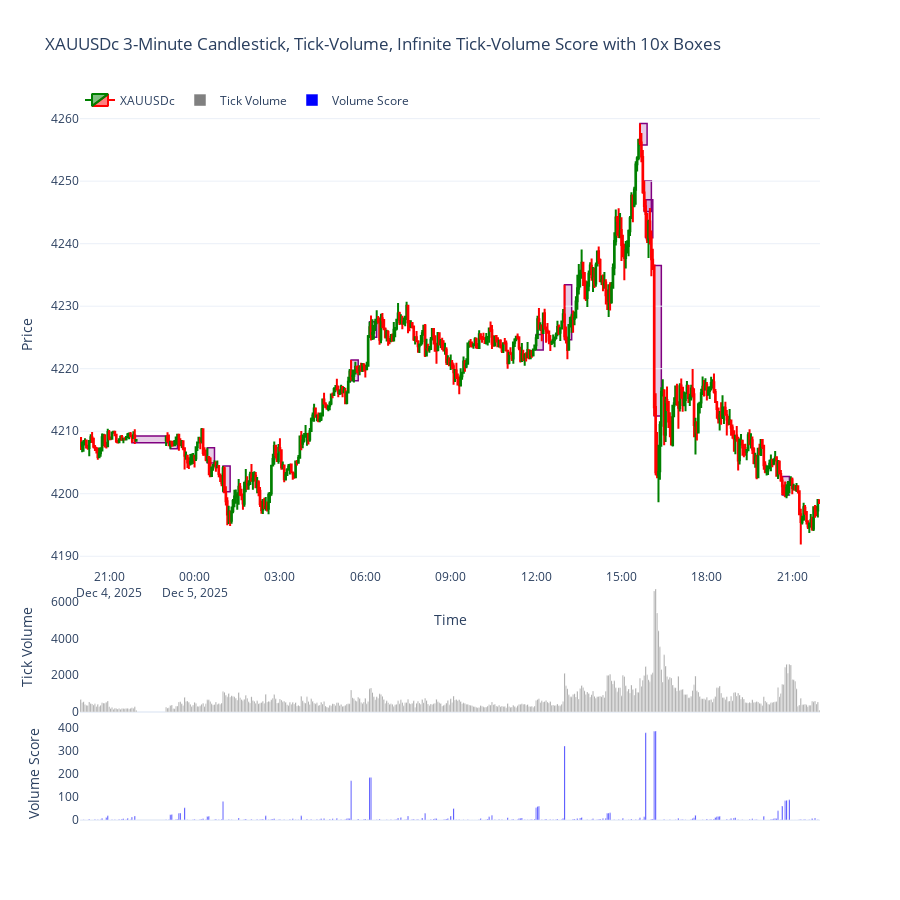

Notebook code cell kept with this figure:
### Code cell
import MetaTrader5 as mt5
import pandas as pd
import numpy as np
import plotly.graph_objects as go
from datetime import datetime, timedelta

# -------------------------
# 1. Initialize MT5
# -------------------------
if not mt5.initialize():
    print("MT5 initialization failed")
    mt5.shutdown()

# -------------------------
# 2. Fetch 3-minute data
# -------------------------
symbol = "XAUUSDc"
timeframe = mt5.TIMEFRAME_M3
n_bars = 500
utc_from = datetime.now() - timedelta(days=2)

rates = mt5.copy_rates_from(symbol, timeframe, utc_from, n_bars)
mt5.shutdown()

# -------------------------
# 3. Convert to DataFrame
# -------------------------
df = pd.DataFrame(rates)
df['time'] = pd.to_datetime(df['time'], unit='s')
df.set_index('time', inplace=True)

# -------------------------
# 4. Remove non-trading periods (weekends)
# -------------------------
df = df[df.index.dayofweek < 5]

# -------------------------
# 5. Infinite tick-volume score algorithm (horizontal intersection logic)
# -------------------------
def tick_volume_infinite_score(volumes):
    scores = np.zeros(len(volumes))
    for i in range(1, len(volumes)):
        count = 0
        for j in range(i-1, -1, -1):
            if volumes[i] > volumes[j]:
                count += 1
            else:
                break
        scores[i] = count
    return scores

df['vol_score'] = tick_volume_infinite_score(df['tick_volume'])

# -------------------------
# 6. Additional logic: box if vol_score is 10x previous vol_score
# -------------------------
boxes = []
for i in range(1, len(df)):
    if df['vol_score'].iloc[i-1] > 0 and df['vol_score'].iloc[i] >= 10 * df['vol_score'].iloc[i-1]:
        x0 = df.index[i]
        x1 = df.index[min(i+5, len(df)-1)]  # extend 5 bars to the right
        y0 = df['low'].iloc[i]
        y1 = df['high'].iloc[i]
        boxes.append(dict(
            type="rect",
            xref="x",
            yref="y",
            x0=x0,
            x1=x1,
            y0=y0,
            y1=y1,
            line=dict(color="purple", width=1.5),
            fillcolor="rgba(128,0,128,0.2)",
            layer="below"
        ))

# -------------------------
# 7. Plot 3-pane chart
# -------------------------
fig = go.Figure()

# Candlestick chart (top pane)
fig.add_trace(go.Candlestick(
    x=df.index,
    open=df['open'],
    high=df['high'],
    low=df['low'],
    close=df['close'],
    name='XAUUSDc',
    increasing_line_color='green',
    decreasing_line_color='red'
))

# Tick-volume bars (middle pane)
fig.add_trace(go.Bar(
    x=df.index,
    y=df['tick_volume'],
    name='Tick Volume',
    marker_color='gray',
    yaxis='y2'
))

# Volume score bars (bottom pane)
fig.add_trace(go.Bar(
    x=df.index,
    y=df['vol_score'],
    name='Volume Score',
    marker_color='blue',
    yaxis='y3'
))

# Add boxes for 10x vol_score spikes
fig.update_layout(shapes=boxes)

# Layout
fig.update_layout(
    template='plotly_white',
    title='XAUUSDc 3-Minute Candlestick, Tick-Volume, Infinite Tick-Volume Score with 10x Boxes',
    xaxis=dict(title='Time', rangeslider=dict(visible=False)),
    yaxis=dict(title='Price', domain=[0.35, 1]),
    yaxis2=dict(title='Tick Volume', domain=[0.15, 0.33], showgrid=False),
    yaxis3=dict(title='Volume Score', domain=[0, 0.13], showgrid=False),
    legend=dict(orientation='h', y=1.02, x=0),
    height=900
)

fig.show()

### Figure 1 — Plotly figure (JSON) as saved in the notebook; plotly's stock layout.template omitted (floating-point values rounded to 4 significant figures; data arrays with more than 128 entries replaced by an {"elided": "..."} marker saying what was removed)
{"data": [{"close": {"elided": "500 float values"}, "decreasing": {"line": {"color": "red"}}, "high": {"elided": "500 float values"}, "increasing": {"line": {"color": "green"}}, "low": {"elided": "500 float values"}, "name": "XAUUSDc", "open": {"elided": "500 float values"}, "type": "candlestick", "x": {"elided": "500 str values"}}, {"marker": {"color": "gray"}, "name": "Tick Volume", "type": "bar", "x": {"elided": "500 str values"}, "y": {"elided": "500 int values"}, "yaxis": "y2"}, {"marker": {"color": "blue"}, "name": "Volume Score", "type": "bar", "x": {"elided": "500 str values"}, "y": {"elided": "500 float values"}, "yaxis": "y3"}], "layout": {"height": 900, "legend": {"orientation": "h", "x": 0, "y": 1.02}, "shapes": [{"fillcolor": "rgba(128,0,128,0.2)", "layer": "below", "line": {"color": "purple", "width": 1.5}, "type": "rect", "x0": "2025-12-04T21:48:00", "x1": "2025-12-04T23:03:00", "xref": "x", "y0": 4208.0, "y1": 4209.0, "yref": "y"}, {"fillcolor": "rgba(128,0,128,0.2)", "layer": "below", "line": {"color": "purple", "width": 1.5}, "type": "rect", "x0": "2025-12-04T23:09:00", "x1": "2025-12-04T23:24:00", "xref": "x", "y0": 4207.0, "y1": 4208.0, "yref": "y"}, {"fillcolor": "rgba(128,0,128,0.2)", "layer": "below", "line": {"color": "purple", "width": 1.5}, "type": "rect", "x0": "2025-12-05T00:27:00", "x1": "2025-12-05T00:42:00", "xref": "x", "y0": 4205.0, "y1": 4207.0, "yref": "y"}, {"fillcolor": "rgba(128,0,128,0.2)", "layer": "below", "line": {"color": "purple", "width": 1.5}, "type": "rect", "x0": "2025-12-05T01:00:00", "x1": "2025-12-05T01:15:00", "xref": "x", "y0": 4200.0, "y1": 4204.0, "yref": "y"}, {"fillcolor": "rgba(128,0,128,0.2)", "layer": "below", "line": {"color": "purple", "width": 1.5}, "type": "rect", "x0": "2025-12-05T05:30:00", "x1": "2025-12-05T05:45:00", "xref": "x", "y0": 4218.0, "y1": 4221.0, "yref": "y"}, {"fillcolor": "rgba(128,0,128,0.2)", "layer": "below", "line": {"color": "purple", "width": 1.5}, "type": "rect", "x0": "2025-12-05T06:09:00", "x1": "2025-12-05T06:24:00", "xref": "x", "y0": 4225.0, "y1": 4228.0, "yref": "y"}, {"fillcolor": "rgba(128,0,128,0.2)", "layer": "below", "line": {"color": "purple", "width": 1.5}, "type": "rect", "x0": "2025-12-05T12:00:00", "x1": "2025-12-05T12:15:00", "xref": "x", "y0": 4223.0, "y1": 4225.0, "yref": "y"}, {"fillcolor": "rgba(128,0,128,0.2)", "layer": "below", "line": {"color": "purple", "width": 1.5}, "type": "rect", "x0": "2025-12-05T13:00:00", "x1": "2025-12-05T13:15:00", "xref": "x", "y0": 4225.0, "y1": 4233.0, "yref": "y"}, {"fillcolor": "rgba(128,0,128,0.2)", "layer": "below", "line": {"color": "purple", "width": 1.5}, "type": "rect", "x0": "2025-12-05T15:39:00", "x1": "2025-12-05T15:54:00", "xref": "x", "y0": 4256.0, "y1": 4259.0, "yref": "y"}, {"fillcolor": "rgba(128,0,128,0.2)", "layer": "below", "line": {"color": "purple", "width": 1.5}, "type": "rect", "x0": "2025-12-05T15:48:00", "x1": "2025-12-05T16:03:00", "xref": "x", "y0": 4245.0, "y1": 4250.0, "yref": "y"}, {"fillcolor": "rgba(128,0,128,0.2)", "layer": "below", "line": {"color": "purple", "width": 1.5}, "type": "rect", "x0": "2025-12-05T15:51:00", "x1": "2025-12-05T16:06:00", "xref": "x", "y0": 4241.0, "y1": 4247.0, "yref": "y"}, {"fillcolor": "rgba(128,0,128,0.2)", "layer": "below", "line": {"color": "purple", "width": 1.5}, "type": "rect", "x0": "2025-12-05T16:09:00", "x1": "2025-12-05T16:24:00", "xref": "x", "y0": 4212.0, "y1": 4236.0, "yref": "y"}, {"fillcolor": "rgba(128,0,128,0.2)", "layer": "below", "line": {"color": "purple", "width": 1.5}, "type": "rect", "x0": "2025-12-05T20:39:00", "x1": "2025-12-05T20:54:00", "xref": "x", "y0": 4200.0, "y1": 4203.0, "yref": "y"}], "title": {"text": "XAUUSDc 3-Minute Candlestick, Tick-Volume, Infinite Tick-Volume Score with 10x Boxes"}, "xaxis": {"rangeslider": {"visible": false}, "title": {"text": "Time"}}, "yaxis": {"domain": [0.35, 1], "title": {"text": "Price"}}, "yaxis2": {"domain": [0.15, 0.33], "showgrid": false, "title": {"text": "Tick Volume"}}, "yaxis3": {"domain": [0, 0.13], "showgrid": false, "title": {"text": "Volume Score"}}}}
